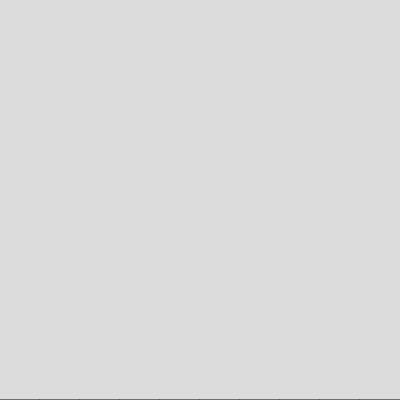
Frame 1 (no input)
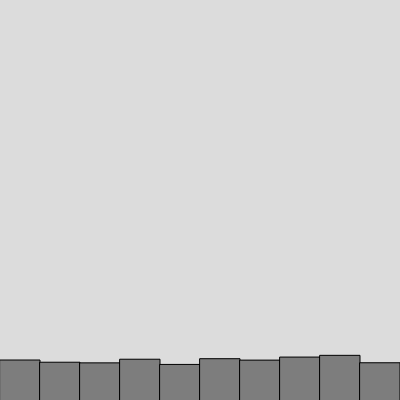
Frame 60 (no input)
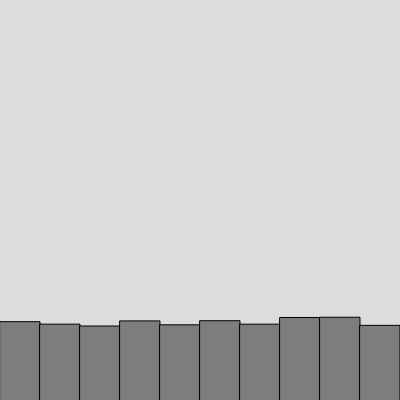
Frame 120 (the mouse pressed at the canvas centre since frame 60)

The p5.js sketch that drew these frames (run headless with seeded random() and noise() and a simulated clock; from frame 60 on, the mouse is pressed at the canvas centre):

// p5.js sketch
// ── sketch.js
let walkers = [];
let numberOfWalkers = 10;
let speed = 300;


function setup() {
  createCanvas(400, 400);
  for (let i = 0; i < numberOfWalkers; i++){
    let walkerWidth = width/numberOfWalkers;
    let walkerX = i * walkerWidth;
    walkers.push(new Walker(walkerWidth, walkerX));
    
  }
  
}

function draw() {
  background(220);
  for (let i = 0; i < numberOfWalkers; i++){
    walkers[i].show();
    walkers[i].step();
  }
  
}

class Walker{
  constructor(walkerWidth, walkerX){
    this.x = walkerX;
    this.y = height;
    this.walkerWidth = walkerWidth;
  }
  
  show(){
    stroke(0);
    fill(125)
    rect(this.x, this.y, this.walkerWidth, height);
  }
  
  step(){
    let stepY = random(0, height/speed);
    this.y -= stepY;
    this.stop();
  }
  
  stop(){
    if (this.y <= 0){
      this.y = 0;
    }
  }
  
  
}
